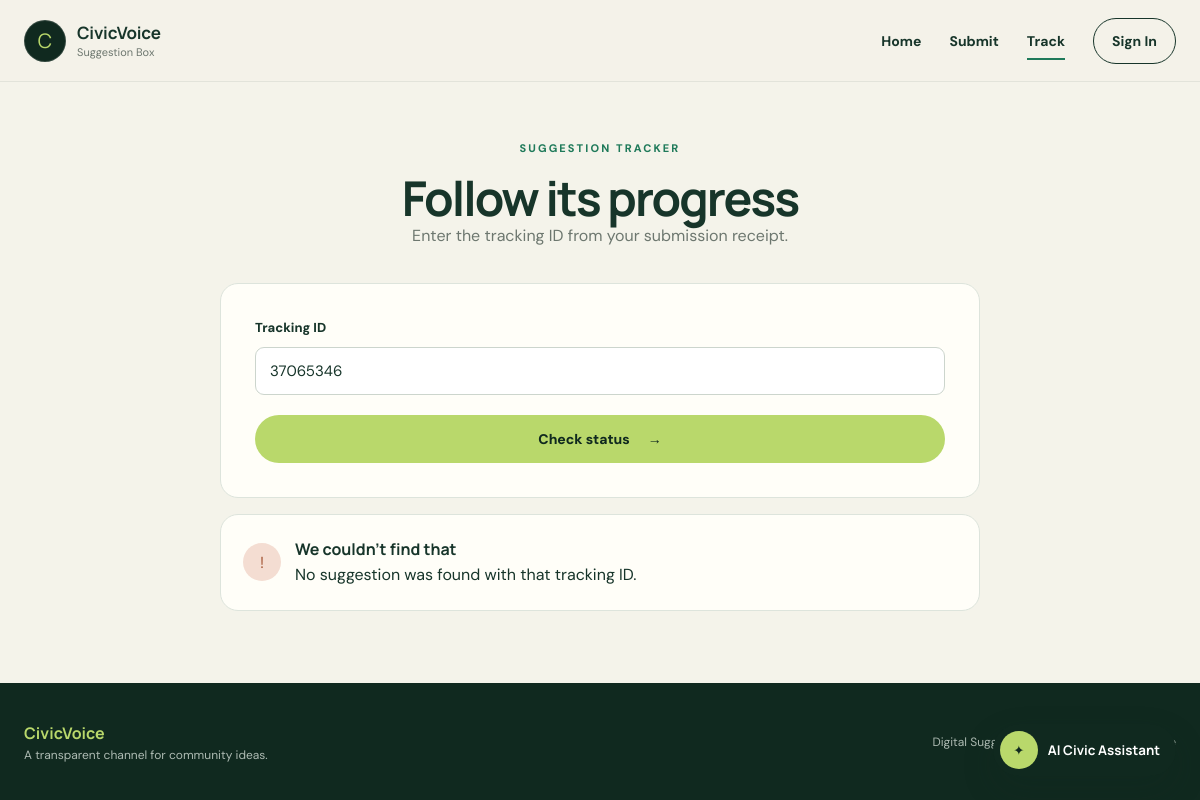
/track?tracking_id=37065346, run on an earlier commit of the app's database.
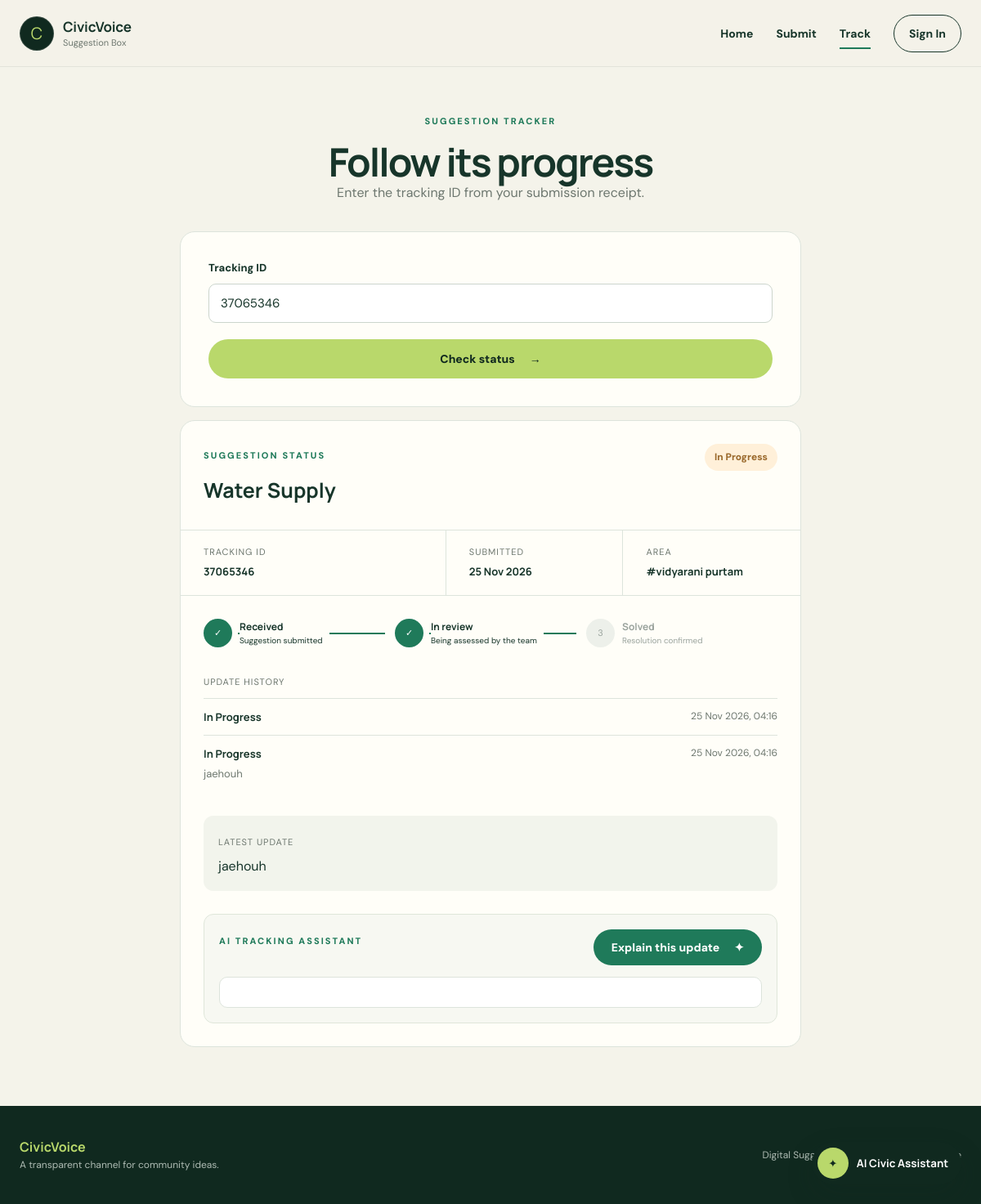
And on a later commit of the database.
### app/models.py (models this page shows)
class Suggestion(db.Model):
    id = db.Column(db.Integer, primary_key=True)
    tracking_id = db.Column(
        db.String(8),
        unique=True,
        nullable=False,
        default=lambda: f"{secrets.randbelow(100_000_000):08d}"
    )
    name = db.Column(db.String(100), nullable=False)
    title = db.Column(db.String(150), nullable=True)
    category = db.Column(db.String(100), nullable=False)
    description = db.Column(db.Text, nullable=False)
    status = db.Column(
        db.String(30),
        default="Received",
        nullable=False
    )
    ward = db.Column(db.String(100), nullable=True)
    officer_remark = db.Column(db.Text, nullable=True)
    photo_filename = db.Column(db.String(255), nullable=True)
    ai_priority = db.Column(db.String(20), nullable=True)
    ai_priority_reason = db.Column(db.Text, nullable=True)
    ai_priority_provider = db.Column(db.String(30), nullable=True)
    created_at = db.Column(
        db.DateTime,
        default=datetime.utcnow
    )

class StatusHistory(db.Model):
    id = db.Column(db.Integer, primary_key=True)
    suggestion_id = db.Column(
        db.Integer,
        db.ForeignKey("suggestion.id", ondelete="CASCADE"),
        nullable=False
    )
    status = db.Column(db.String(30), nullable=False)
    remark = db.Column(db.Text, nullable=True)
    changed_by = db.Column(
        db.Integer,
        db.ForeignKey("user.id", ondelete="SET NULL"),
        nullable=True
    )
    created_at = db.Column(
        db.DateTime,
        default=datetime.utcnow
    )

### app/routes.py (the view)
    @app.route("/track")
    def track_suggestion():
        tracking_id = request.args.get("tracking_id", "").strip()
        suggestion = None
        error = None
        if tracking_id:
            tracking_id = normalize_tracking_id(tracking_id)
            if tracking_id is None:
                error = "Enter a valid tracking ID."
            else:
                suggestion = Suggestion.query.filter_by(
                    tracking_id=tracking_id
                ).first()
                if suggestion is None:
                    error = "No suggestion was found with that tracking ID."
        return render_template(
            "track.html",
            tracking_id=tracking_id,
            suggestion=suggestion,
            status_history=(
                StatusHistory.query.filter_by(
                    suggestion_id=suggestion.id
                ).order_by(StatusHistory.created_at.asc()).all()
                if suggestion else []
            ),
            error=error
        )

### app/routes.py (called while the page is built)
def normalize_tracking_id(tracking_id):
    tracking_id = tracking_id.strip()
    if re.fullmatch(r"\d{8}", tracking_id):
        return tracking_id
    try:
        return str(uuid.UUID(tracking_id))
    except (ValueError, AttributeError):
        return None

### app/templates/track.html (shortened to what this page needs)
{% extends "base.html" %}
{% block content %}
<div class="content-header">
    <span class="eyebrow">Suggestion tracker</span>
    <h1>Follow its progress</h1>
    <p>Enter the tracking ID from your submission receipt.</p>
</div>
<section class="track-layout">
    <div class="form-card track-search">
        <form method="GET" action="{{ url_for('track_suggestion') }}" class="modern-form">
            <div class="field">
                <label for="tracking_id">Tracking ID</label>
                <input type="text" id="tracking_id" name="tracking_id" value="{{ tracking_id }}" placeholder="Enter 8-digit ID" inputmode="numeric" pattern="[0-9]{8}" required>
            </div>
            <button type="submit" class="btn btn-primary btn-full">Check status <span>→</span></button>
        </form>
    </div>
    {% if error %}
        <div class="track-empty" role="alert"><span>!</span><div><strong>We couldn’t find that</strong><p>{{ error }}</p></div></div>
    {% endif %}
    {% if suggestion %}
        <div class="status-card">
            <div class="status-card-head">
                <div>
                    <span class="eyebrow">Suggestion status</span>
                    <h2>{{ suggestion.category }}</h2>
                </div>
                <span class="status-pill status-{{ suggestion.status|lower|replace(' ', '-') }}">{{ suggestion.status }}</span>
            </div>
            <div class="tracking-details">
                <div><span>Tracking ID</span><strong class="tracking-code">{{ suggestion.tracking_id }}</strong></div>
                <div><span>Submitted</span><strong>{{ suggestion.created_at.strftime("%d %b %Y") }}</strong></div>
                <div><span>Area</span><strong>{{ suggestion.ward or "Not provided" }}</strong></div>
            </div>
            <div class="timeline">
                <div class="timeline-step complete"><span>✓</span><div><strong>Received</strong><small>Suggestion submitted</small></div></div>
                <div class="timeline-step {% if suggestion.status in ['In Progress','Solved'] %}complete{% endif %}"><span>{% if suggestion.status in ['In Progress','Solved'] %}✓{% else %}2{% endif %}</span><div><strong>In review</strong><small>Being assessed by the team</small></div></div>
                <div class="timeline-step {% if suggestion.status == 'Solved' %}complete{% endif %}"><span>{% if suggestion.status == 'Solved' %}✓{% else %}3{% endif %}</span><div><strong>Solved</strong><small>Resolution confirmed</small></div></div>
            </div>
            {% if status_history %}
            <div class="status-history">
                <span>Update history</span>
                <ol>
                    {% for update in status_history %}
                    <li>
                        <strong>{{ update.status }}</strong>
                        <time>{{ update.created_at.strftime("%d %b %Y, %H:%M") }}</time>
                        {% if update.remark %}<p>{{ update.remark }}</p>{% endif %}
                    </li>
                    {% endfor %}
                </ol>
            </div>
            {% endif %}
            <div class="officer-update">
                <span>Latest update</span>
                <p>{{ suggestion.officer_remark or "No update has been added yet." }}</p>
            </div>
            <div class="tracking-ai-card" id="tracking-ai-card">
                <div>
                    <span class="eyebrow">AI tracking assistant</span>
                    <button type="button" class="btn ai-tracking-button" id="ai-tracking-button">
                        Explain this update <span>✦</span>
                    </button>
                </div>
                <div class="ai-tracking-result" id="ai-tracking-result" aria-live="polite" hidden>
                </div>
            </div>
        </div>
    {% endif %}
</section>
{% endblock %}

What changed in the data, as far as the page shows it:
added Suggestion: category "Water Supply", status "In Progress", tracking_id "37065346", created_at "25 Nov 2026", ward "#vidyarani purtam", officer_remark "jaehouh"
added StatusHistory: status "In Progress", created_at "25 Nov 2026, 04:16"
added StatusHistory: status "In Progress", created_at "25 Nov 2026, 04:16", remark "jaehouh"
Also different on the page:
{{ error }}: "No suggestion was found with that tracking ID." → (not shown)
text no longer shown: "! We couldn’t find that"
text now shown: "SUGGESTION STATUS TRACKING ID SUBMITTED AREA ✓ Received Suggestion submitted ✓ In review Being assessed by the team 3 Solved Resolution confirmed UPDATE HISTORY LATEST UPDATE AI TRACKING ASSISTANT Explain this update ✦"
